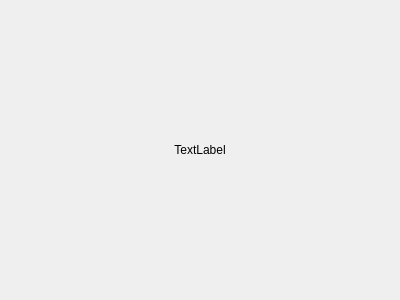
<?xml version="1.0" encoding="UTF-8"?>
<ui version="4.0">
 <class>Author</class>
 <widget class="QDialog" name="Author">
  <property name="geometry">
   <rect>
    <x>0</x>
    <y>0</y>
    <width>400</width>
    <height>300</height>
   </rect>
  </property>
  <property name="windowTitle">
   <string>About Author</string>
  </property>
  <layout class="QGridLayout" name="gridLayout">
   <item row="0" column="0">
    <widget class="QLabel" name="label">
     <property name="text">
      <string>TextLabel</string>
     </property>
     <property name="alignment">
      <set>Qt::AlignCenter</set>
     </property>
    </widget>
   </item>
  </layout>
 </widget>
 <resources/>
 <connections/>
</ui>
